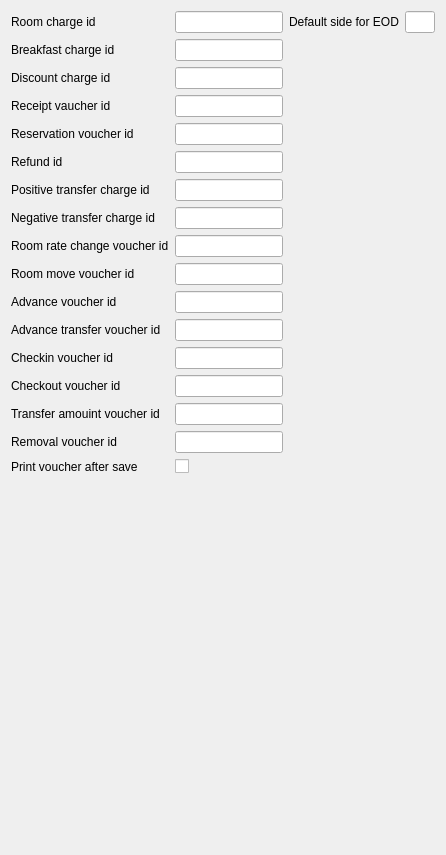
     <widget class="QWidget" name="tab_10">
      <attribute name="title">
       <string>Vouchers</string>
      </attribute>
      <layout class="QGridLayout" name="gridLayout_5">
       <item row="12" column="1">
        <widget class="QLabel" name="lbNeg_4">
         <property name="text">
          <string>Checkin voucher id</string>
         </property>
        </widget>
       </item>
       <item row="9" column="4">
        <widget class="EQLineEdit" name="leRoomMoveVoucher"/>
       </item>
       <item row="16" column="1">
        <widget class="QLabel" name="label_54">
         <property name="text">
          <string>Print voucher after save</string>
         </property>
        </widget>
       </item>
       <item row="5" column="1">
        <widget class="QLabel" name="label_18">
         <property name="text">
          <string>Refund id</string>
         </property>
        </widget>
       </item>
       <item row="12" column="4">
        <widget class="EQLineEdit" name="leCheckinVoucherId"/>
       </item>
       <item row="6" column="4">
        <widget class="EQLineEdit" name="lePosTransferId"/>
       </item>
       <item row="11" column="4">
        <widget class="EQLineEdit" name="leAdvanceVoucherIdTransfer"/>
       </item>
       <item row="1" column="1">
        <widget class="QLabel" name="label_15">
         <property name="text">
          <string>Breakfast charge id</string>
         </property>
        </widget>
       </item>
       <item row="8" column="4">
        <widget class="EQLineEdit" name="leRoomRateChangeId"/>
       </item>
       <item row="13" column="1">
        <widget class="QLabel" name="lbNeg_8">
         <property name="text">
          <string>Checkout voucher id</string>
         </property>
        </widget>
       </item>
       <item row="4" column="4">
        <widget class="EQLineEdit" name="leReservationVoucherId"/>
       </item>
       <item row="9" column="1">
        <widget class="QLabel" name="lbNeg_7">
         <property name="text">
          <string>Room move voucher id</string>
         </property>
        </widget>
       </item>
       <item row="17" column="1">
        <spacer name="verticalSpacer_5">
         <property name="orientation">
          <enum>Qt::Orientation::Vertical</enum>
         </property>
         <property name="sizeHint" stdset="0">
          <size>
           <width>20</width>
           <height>370</height>
          </size>
         </property>
        </spacer>
       </item>
       <item row="14" column="1">
        <widget class="QLabel" name="lbNeg_6">
         <property name="text">
          <string>Transfer amouint voucher id</string>
         </property>
        </widget>
       </item>
       <item row="10" column="1">
        <widget class="QLabel" name="lbNeg_3">
         <property name="text">
          <string>Advance voucher id</string>
         </property>
        </widget>
       </item>
       <item row="16" column="4">
        <widget class="EQCheckBox" name="chPrintVoucherAfterSave">
         <property name="text">
          <string/>
         </property>
        </widget>
       </item>
       <item row="0" column="4">
        <widget class="EQLineEdit" name="leRoomChargeId"/>
       </item>
       <item row="3" column="1">
        <widget class="QLabel" name="label_33">
         <property name="text">
          <string>Receipt vaucher id</string>
         </property>
        </widget>
       </item>
       <item row="3" column="4">
        <widget class="EQLineEdit" name="leReceiptVaucherId"/>
       </item>
       <item row="7" column="4">
        <widget class="EQLineEdit" name="leNegTransferId"/>
       </item>
       <item row="2" column="1">
        <widget class="QLabel" name="label_16">
         <property name="text">
          <string>Discount charge id</string>
         </property>
        </widget>
       </item>
       <item row="11" column="1">
        <widget class="QLabel" name="lbNeg_5">
         <property name="text">
          <string>Advance transfer voucher id</string>
         </property>
        </widget>
       </item>
       <item row="2" column="4">
        <widget class="EQLineEdit" name="leDiscountId"/>
       </item>
       <item row="0" column="5">
        <widget class="QLabel" name="label_49">
         <property name="text">
          <string>Default side for EOD</string>
         </property>
        </widget>
       </item>
       <item row="8" column="1">
        <widget class="QLabel" name="lbNeg_2">
         <property name="text">
          <string>Room rate change voucher id</string>
         </property>
        </widget>
       </item>
       <item row="4" column="1">
        <widget class="QLabel" name="label_34">
         <property name="text">
          <string>Reservation voucher id</string>
         </property>
        </widget>
       </item>
       <item row="6" column="1">
        <widget class="QLabel" name="label_17">
         <property name="text">
          <string>Positive transfer charge id</string>
         </property>
        </widget>
       </item>
       <item row="0" column="6">
        <widget class="EQLineEdit" name="leRoomingEODSide">
         <property name="maximumSize">
          <size>
           <width>30</width>
           <height>16777215</height>
          </size>
         </property>
        </widget>
       </item>
       <item row="5" column="4">
        <widget class="EQLineEdit" name="leRefundId"/>
       </item>
       <item row="13" column="4">
        <widget class="EQLineEdit" name="leCheckoutVoucherId"/>
       </item>
       <item row="14" column="4">
        <widget class="EQLineEdit" name="leTransferAmountVoucherId"/>
       </item>
       <item row="10" column="4">
        <widget class="EQLineEdit" name="leAdvanceVoucherId"/>
       </item>
       <item row="7" column="1">
        <widget class="QLabel" name="lbNeg">
         <property name="text">
          <string>Negative transfer charge id</string>
         </property>
        </widget>
       </item>
       <item row="0" column="1">
        <widget class="QLabel" name="label_4">
         <property name="text">
          <string>Room charge id</string>
         </property>
        </widget>
       </item>
       <item row="1" column="4">
        <widget class="QLineEdit" name="leBrekfastChargeId"/>
       </item>
       <item row="15" column="1">
        <widget class="QLabel" name="lbNeg_9">
         <property name="text">
          <string>Removal voucher id</string>
         </property>
        </widget>
       </item>
       <item row="15" column="4">
        <widget class="EQLineEdit" name="leRemovalVoucherId"/>
       </item>
      </layout>
     </widget>
